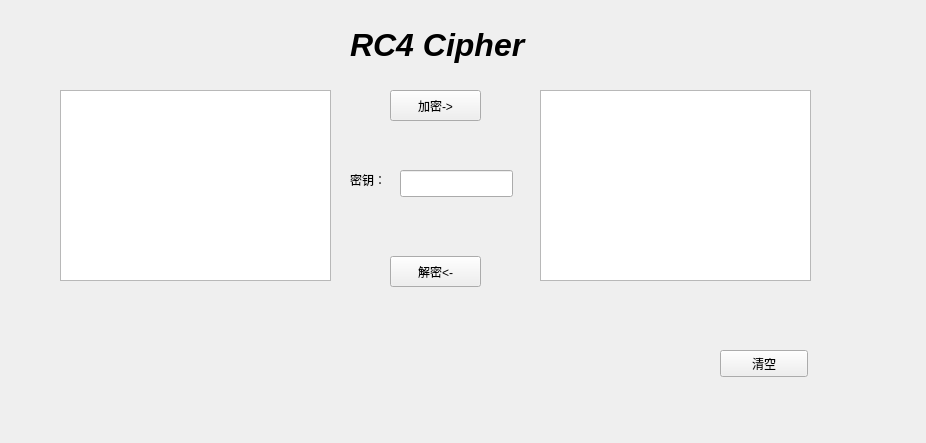
<?xml version="1.0" encoding="UTF-8"?>
<ui version="4.0">
 <class>RC4</class>
 <widget class="QWidget" name="RC4">
  <property name="geometry">
   <rect>
    <x>0</x>
    <y>0</y>
    <width>926</width>
    <height>443</height>
   </rect>
  </property>
  <property name="windowTitle">
   <string>Form</string>
  </property>
  <widget class="QLabel" name="label">
   <property name="geometry">
    <rect>
     <x>350</x>
     <y>10</y>
     <width>221</width>
     <height>71</height>
    </rect>
   </property>
   <property name="text">
    <string>&lt;html&gt;&lt;head/&gt;&lt;body&gt;&lt;p&gt;&lt;span style=&quot; font-size:24pt; font-weight:600; font-style:italic;&quot;&gt;RC4 Cipher&lt;/span&gt;&lt;/p&gt;&lt;/body&gt;&lt;/html&gt;</string>
   </property>
  </widget>
  <widget class="QTextEdit" name="plaintext_edit">
   <property name="geometry">
    <rect>
     <x>60</x>
     <y>90</y>
     <width>271</width>
     <height>191</height>
    </rect>
   </property>
   <property name="styleSheet">
    <string notr="true">font: 14pt &quot;Cantarell&quot;;</string>
   </property>
  </widget>
  <widget class="QTextEdit" name="ciphertext_edit">
   <property name="geometry">
    <rect>
     <x>540</x>
     <y>90</y>
     <width>271</width>
     <height>191</height>
    </rect>
   </property>
   <property name="styleSheet">
    <string notr="true">font: 14pt &quot;Cantarell&quot;;</string>
   </property>
  </widget>
  <widget class="QPushButton" name="pushButton">
   <property name="geometry">
    <rect>
     <x>390</x>
     <y>90</y>
     <width>91</width>
     <height>31</height>
    </rect>
   </property>
   <property name="text">
    <string>加密-&gt;</string>
   </property>
  </widget>
  <widget class="QPushButton" name="pushButton_2">
   <property name="geometry">
    <rect>
     <x>390</x>
     <y>256</y>
     <width>91</width>
     <height>31</height>
    </rect>
   </property>
   <property name="text">
    <string>解密&lt;-</string>
   </property>
  </widget>
  <widget class="QPushButton" name="pushButton_3">
   <property name="geometry">
    <rect>
     <x>720</x>
     <y>350</y>
     <width>88</width>
     <height>27</height>
    </rect>
   </property>
   <property name="text">
    <string>清空</string>
   </property>
  </widget>
  <widget class="QLineEdit" name="keyword_line">
   <property name="geometry">
    <rect>
     <x>400</x>
     <y>170</y>
     <width>113</width>
     <height>27</height>
    </rect>
   </property>
  </widget>
  <widget class="QLabel" name="label_2">
   <property name="geometry">
    <rect>
     <x>350</x>
     <y>170</y>
     <width>41</width>
     <height>19</height>
    </rect>
   </property>
   <property name="styleSheet">
    <string notr="true">font: 12pt &quot;Cantarell&quot;;</string>
   </property>
   <property name="text">
    <string>密钥：</string>
   </property>
  </widget>
 </widget>
 <resources/>
 <connections/>
</ui>
